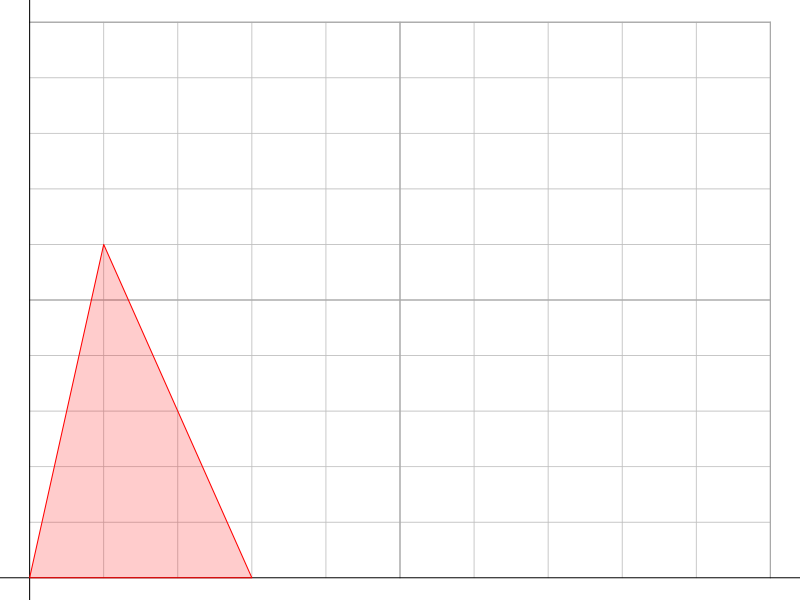
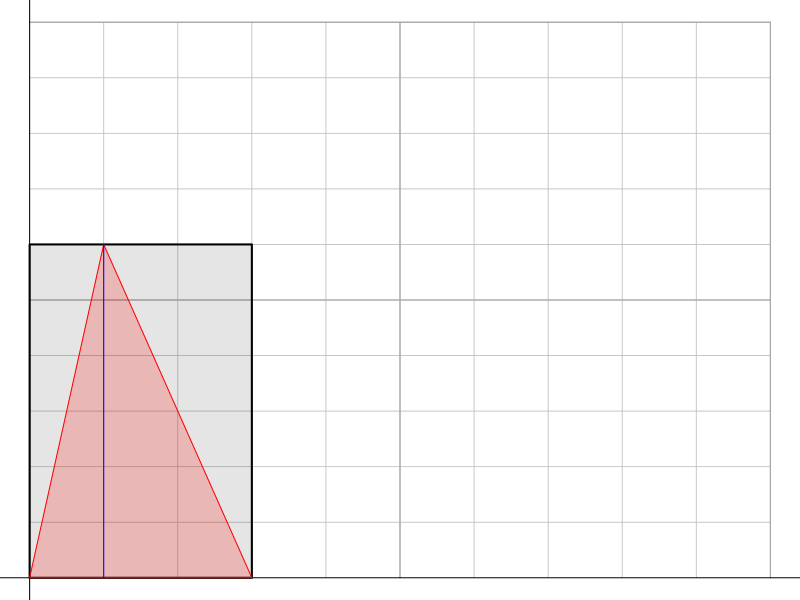

Source code (R) for these figures, in order:
## ---- chunk 1
w = sample(3:8,1)
h = sample(3:8,1)

xpos = sample(1:(w-1),1)

A = w*h/2

## ---- chunk 2
par(mar=c(0,0,0,0))
plot(0,0,"n",xlim=c(0,10),ylim=c(0,10),axes=F,ann=F)
for(i in 1:10){
    lines(c(i,i),c(0,10),col="grey",lwd=0.8)
    lines(c(0,10),c(i,i),col="grey",lwd=0.8)
}
for(i in c(5,10)){
    lines(c(i,i),c(0,10),col="darkgrey",lwd=1.2)
    lines(c(0,10),c(i,i),col="darkgrey",lwd=1.2)
}
abline(h=0)
abline(v=0)
polygon(c(0,w,xpos),c(0,0,h),col=rgb(1,0,0,0.2),border="red")
## ---- chunk 3
par(mar=c(0,0,0,0))
plot(0,0,"n",xlim=c(0,10),ylim=c(0,10),axes=F,ann=F)
for(i in 1:10){
    lines(c(i,i),c(0,10),col="grey",lwd=0.8)
    lines(c(0,10),c(i,i),col="grey",lwd=0.8)
}
for(i in c(5,10)){
    lines(c(i,i),c(0,10),col="darkgrey",lwd=1.2)
    lines(c(0,10),c(i,i),col="darkgrey",lwd=1.2)
}
abline(h=0)
abline(v=0)
polygon(c(0,0,w,w),c(0,h,h,0),col=rgb(0,0,0,0.1),border="black",lwd=2)
polygon(c(0,w,xpos),c(0,0,h),col=rgb(1,0,0,0.2),border="red")
lines(c(xpos,xpos),c(0,h),col="blue")
